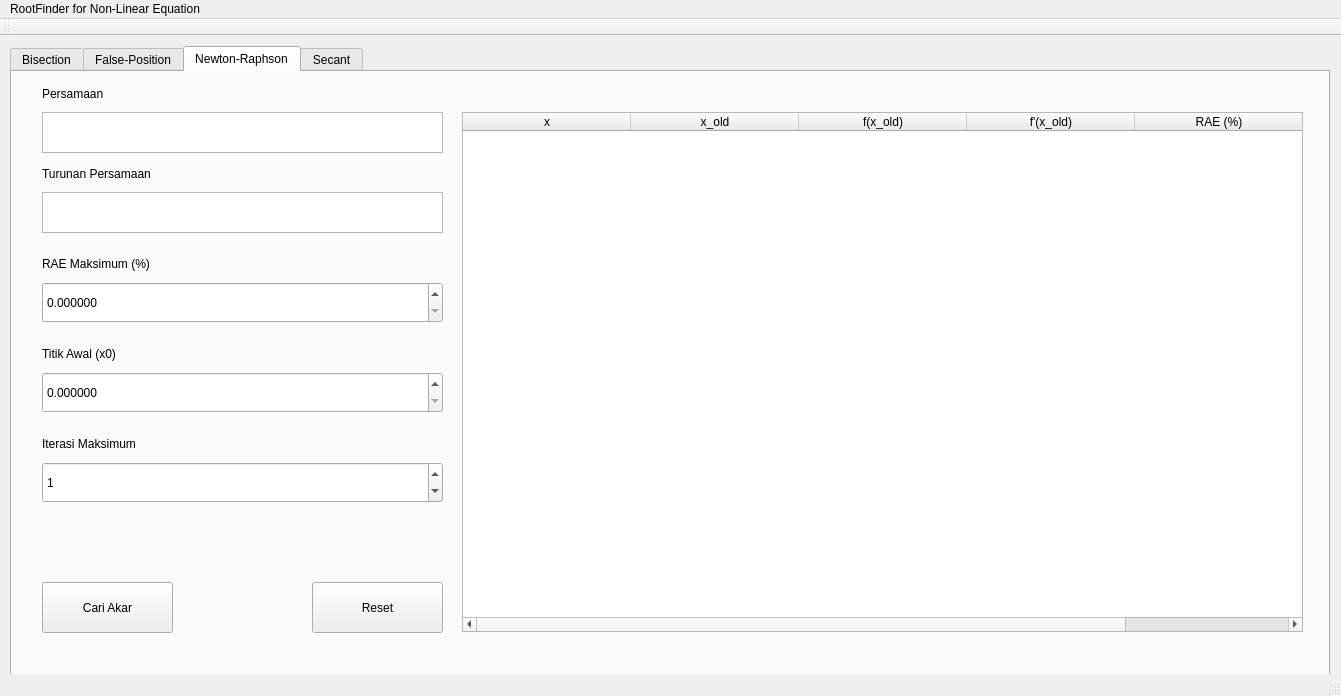
<?xml version="1.0" encoding="UTF-8"?>
<ui version="4.0">
 <class>MainWindow</class>
 <widget class="QMainWindow" name="MainWindow">
  <property name="geometry">
   <rect>
    <x>0</x>
    <y>0</y>
    <width>1341</width>
    <height>696</height>
   </rect>
  </property>
  <property name="windowTitle">
   <string>RootFinder for Non-Linear Equation</string>
  </property>
  <widget class="QWidget" name="centralWidget">
   <widget class="QTabWidget" name="tabWidget">
    <property name="geometry">
     <rect>
      <x>10</x>
      <y>10</y>
      <width>1320</width>
      <height>631</height>
     </rect>
    </property>
    <property name="currentIndex">
     <number>2</number>
    </property>
    <widget class="QWidget" name="Bisection">
     <attribute name="title">
      <string>Bisection</string>
     </attribute>
     <widget class="QTextEdit" name="textEdit">
      <property name="geometry">
       <rect>
        <x>10</x>
        <y>40</y>
        <width>231</width>
        <height>41</height>
       </rect>
      </property>
     </widget>
     <widget class="QTextEdit" name="textEdit_2">
      <property name="geometry">
       <rect>
        <x>10</x>
        <y>130</y>
        <width>230</width>
        <height>41</height>
       </rect>
      </property>
     </widget>
     <widget class="QTextEdit" name="textEdit_3">
      <property name="geometry">
       <rect>
        <x>10</x>
        <y>220</y>
        <width>231</width>
        <height>41</height>
       </rect>
      </property>
     </widget>
     <widget class="QTextEdit" name="textEdit_4">
      <property name="geometry">
       <rect>
        <x>10</x>
        <y>310</y>
        <width>231</width>
        <height>41</height>
       </rect>
      </property>
     </widget>
    </widget>
    <widget class="QWidget" name="FalsePosition">
     <attribute name="title">
      <string>False-Position</string>
     </attribute>
     <widget class="Line" name="line">
      <property name="geometry">
       <rect>
        <x>570</x>
        <y>370</y>
        <width>118</width>
        <height>3</height>
       </rect>
      </property>
      <property name="orientation">
       <enum>Qt::Horizontal</enum>
      </property>
     </widget>
    </widget>
    <widget class="QWidget" name="NewtonRaphson">
     <attribute name="title">
      <string>Newton-Raphson</string>
     </attribute>
     <widget class="QTextEdit" name="persNewton">
      <property name="geometry">
       <rect>
        <x>30</x>
        <y>40</y>
        <width>401</width>
        <height>41</height>
       </rect>
      </property>
     </widget>
     <widget class="QTextEdit" name="deriveNewton">
      <property name="geometry">
       <rect>
        <x>30</x>
        <y>120</y>
        <width>401</width>
        <height>41</height>
       </rect>
      </property>
     </widget>
     <widget class="QLabel" name="persamaanNewton">
      <property name="geometry">
       <rect>
        <x>30</x>
        <y>10</y>
        <width>151</width>
        <height>24</height>
       </rect>
      </property>
      <property name="text">
       <string>Persamaan</string>
      </property>
     </widget>
     <widget class="QLabel" name="turunanPersamaanNewton">
      <property name="geometry">
       <rect>
        <x>30</x>
        <y>90</y>
        <width>221</width>
        <height>24</height>
       </rect>
      </property>
      <property name="text">
       <string>Turunan Persamaan</string>
      </property>
     </widget>
     <widget class="QLabel" name="raeMaksimumNewton">
      <property name="geometry">
       <rect>
        <x>30</x>
        <y>180</y>
        <width>201</width>
        <height>24</height>
       </rect>
      </property>
      <property name="text">
       <string>RAE Maksimum (%)</string>
      </property>
     </widget>
     <widget class="QLabel" name="titikAwalx0Newton">
      <property name="geometry">
       <rect>
        <x>30</x>
        <y>270</y>
        <width>151</width>
        <height>24</height>
       </rect>
      </property>
      <property name="text">
       <string>Titik Awal (x0)</string>
      </property>
     </widget>
     <widget class="QLabel" name="iterasiMaksimumNewton">
      <property name="geometry">
       <rect>
        <x>30</x>
        <y>360</y>
        <width>201</width>
        <height>24</height>
       </rect>
      </property>
      <property name="text">
       <string>Iterasi Maksimum</string>
      </property>
     </widget>
     <widget class="QPushButton" name="cariNewton">
      <property name="geometry">
       <rect>
        <x>30</x>
        <y>510</y>
        <width>131</width>
        <height>51</height>
       </rect>
      </property>
      <property name="text">
       <string>Cari Akar</string>
      </property>
     </widget>
     <widget class="QPushButton" name="resetNewton">
      <property name="geometry">
       <rect>
        <x>300</x>
        <y>510</y>
        <width>131</width>
        <height>51</height>
       </rect>
      </property>
      <property name="text">
       <string>Reset</string>
      </property>
     </widget>
     <widget class="QDoubleSpinBox" name="raeNewton">
      <property name="geometry">
       <rect>
        <x>30</x>
        <y>210</y>
        <width>401</width>
        <height>41</height>
       </rect>
      </property>
      <property name="decimals">
       <number>6</number>
      </property>
      <property name="minimum">
       <double>0.000000000000000</double>
      </property>
      <property name="maximum">
       <double>100.000000000000000</double>
      </property>
     </widget>
     <widget class="QDoubleSpinBox" name="x0Newton">
      <property name="geometry">
       <rect>
        <x>30</x>
        <y>300</y>
        <width>401</width>
        <height>41</height>
       </rect>
      </property>
      <property name="decimals">
       <number>6</number>
      </property>
      <property name="maximum">
       <double>100.000000000000000</double>
      </property>
      <property name="singleStep">
       <double>1.000000000000000</double>
      </property>
     </widget>
     <widget class="QSpinBox" name="iterasiNewton">
      <property name="geometry">
       <rect>
        <x>30</x>
        <y>390</y>
        <width>401</width>
        <height>41</height>
       </rect>
      </property>
      <property name="maximum">
       <number>1000000</number>
      </property>
      <property name="value">
       <number>1</number>
      </property>
     </widget>
     <widget class="QTableWidget" name="tableNewton">
      <property name="geometry">
       <rect>
        <x>450</x>
        <y>40</y>
        <width>841</width>
        <height>520</height>
       </rect>
      </property>
      <attribute name="horizontalHeaderCascadingSectionResizes">
       <bool>false</bool>
      </attribute>
      <attribute name="horizontalHeaderDefaultSectionSize">
       <number>168</number>
      </attribute>
      <column>
       <property name="text">
        <string>x</string>
       </property>
      </column>
      <column>
       <property name="text">
        <string>x_old</string>
       </property>
      </column>
      <column>
       <property name="text">
        <string>f(x_old)</string>
       </property>
      </column>
      <column>
       <property name="text">
        <string>f'(x_old)</string>
       </property>
      </column>
      <column>
       <property name="text">
        <string>RAE (%)</string>
       </property>
      </column>
     </widget>
    </widget>
    <widget class="QWidget" name="Secant">
     <attribute name="title">
      <string>Secant</string>
     </attribute>
     <widget class="QTextEdit" name="persSecant">
      <property name="geometry">
       <rect>
        <x>30</x>
        <y>40</y>
        <width>401</width>
        <height>41</height>
       </rect>
      </property>
     </widget>
     <widget class="QLabel" name="persamaanSecant">
      <property name="geometry">
       <rect>
        <x>30</x>
        <y>10</y>
        <width>151</width>
        <height>24</height>
       </rect>
      </property>
      <property name="text">
       <string>Persamaan</string>
      </property>
     </widget>
     <widget class="QDoubleSpinBox" name="x0Secant">
      <property name="geometry">
       <rect>
        <x>30</x>
        <y>210</y>
        <width>401</width>
        <height>41</height>
       </rect>
      </property>
      <property name="decimals">
       <number>6</number>
      </property>
      <property name="maximum">
       <double>100.000000000000000</double>
      </property>
      <property name="singleStep">
       <double>1.000000000000000</double>
      </property>
     </widget>
     <widget class="QLabel" name="iterasiMaksimumSecant">
      <property name="geometry">
       <rect>
        <x>30</x>
        <y>360</y>
        <width>201</width>
        <height>24</height>
       </rect>
      </property>
      <property name="text">
       <string>Iterasi Maksimum</string>
      </property>
     </widget>
     <widget class="QPushButton" name="resetSecant">
      <property name="geometry">
       <rect>
        <x>300</x>
        <y>510</y>
        <width>131</width>
        <height>51</height>
       </rect>
      </property>
      <property name="text">
       <string>Reset</string>
      </property>
     </widget>
     <widget class="QDoubleSpinBox" name="raeSecant">
      <property name="geometry">
       <rect>
        <x>30</x>
        <y>120</y>
        <width>401</width>
        <height>41</height>
       </rect>
      </property>
      <property name="decimals">
       <number>6</number>
      </property>
      <property name="maximum">
       <double>100.000000000000000</double>
      </property>
     </widget>
     <widget class="QLabel" name="raeMaksimumSecant">
      <property name="geometry">
       <rect>
        <x>30</x>
        <y>90</y>
        <width>201</width>
        <height>24</height>
       </rect>
      </property>
      <property name="text">
       <string>RAE Maksimum (%)</string>
      </property>
     </widget>
     <widget class="QSpinBox" name="iterasiSecant">
      <property name="geometry">
       <rect>
        <x>30</x>
        <y>390</y>
        <width>401</width>
        <height>41</height>
       </rect>
      </property>
      <property name="maximum">
       <number>1000000</number>
      </property>
      <property name="value">
       <number>1</number>
      </property>
     </widget>
     <widget class="QLabel" name="titikAwalx0Secant">
      <property name="geometry">
       <rect>
        <x>30</x>
        <y>180</y>
        <width>151</width>
        <height>24</height>
       </rect>
      </property>
      <property name="text">
       <string>Titik Awal (x0)</string>
      </property>
     </widget>
     <widget class="QPushButton" name="cariSecant">
      <property name="geometry">
       <rect>
        <x>30</x>
        <y>510</y>
        <width>131</width>
        <height>51</height>
       </rect>
      </property>
      <property name="text">
       <string>Cari Akar</string>
      </property>
     </widget>
     <widget class="QLabel" name="titikAwalx1Secant">
      <property name="geometry">
       <rect>
        <x>30</x>
        <y>270</y>
        <width>211</width>
        <height>24</height>
       </rect>
      </property>
      <property name="text">
       <string>Titik Awal lain (x1)</string>
      </property>
     </widget>
     <widget class="QDoubleSpinBox" name="x1Secant">
      <property name="geometry">
       <rect>
        <x>30</x>
        <y>300</y>
        <width>401</width>
        <height>41</height>
       </rect>
      </property>
      <property name="decimals">
       <number>6</number>
      </property>
      <property name="maximum">
       <double>100.000000000000000</double>
      </property>
      <property name="singleStep">
       <double>1.000000000000000</double>
      </property>
     </widget>
     <widget class="QTableWidget" name="tableSecant">
      <property name="geometry">
       <rect>
        <x>450</x>
        <y>40</y>
        <width>841</width>
        <height>520</height>
       </rect>
      </property>
      <attribute name="horizontalHeaderDefaultSectionSize">
       <number>140</number>
      </attribute>
      <column>
       <property name="text">
        <string>x</string>
       </property>
      </column>
      <column>
       <property name="text">
        <string>x_old_1</string>
       </property>
      </column>
      <column>
       <property name="text">
        <string>x_old_2</string>
       </property>
      </column>
      <column>
       <property name="text">
        <string>f(x_old_1)</string>
       </property>
      </column>
      <column>
       <property name="text">
        <string>f(x_old_2)</string>
       </property>
      </column>
      <column>
       <property name="text">
        <string>RAE (%)</string>
       </property>
      </column>
     </widget>
    </widget>
   </widget>
  </widget>
  <widget class="QMenuBar" name="menuBar">
   <property name="geometry">
    <rect>
     <x>0</x>
     <y>0</y>
     <width>1341</width>
     <height>29</height>
    </rect>
   </property>
   <widget class="QMenu" name="menuRootFinder_for_Non_Linear_Equation">
    <property name="title">
     <string>RootFinder for Non-Linear Equation</string>
    </property>
   </widget>
   <addaction name="menuRootFinder_for_Non_Linear_Equation"/>
  </widget>
  <widget class="QToolBar" name="mainToolBar">
   <attribute name="toolBarArea">
    <enum>TopToolBarArea</enum>
   </attribute>
   <attribute name="toolBarBreak">
    <bool>false</bool>
   </attribute>
  </widget>
  <widget class="QStatusBar" name="statusBar"/>
 </widget>
 <layoutdefault spacing="6" margin="11"/>
 <resources/>
 <connections>
  <connection>
   <sender>resetNewton</sender>
   <signal>clicked()</signal>
   <receiver>iterasiNewton</receiver>
   <slot>clear()</slot>
   <hints>
    <hint type="sourcelabel">
     <x>420</x>
     <y>642</y>
    </hint>
    <hint type="destinationlabel">
     <x>351</x>
     <y>519</y>
    </hint>
   </hints>
  </connection>
  <connection>
   <sender>resetNewton</sender>
   <signal>clicked()</signal>
   <receiver>x0Newton</receiver>
   <slot>clear()</slot>
   <hints>
    <hint type="sourcelabel">
     <x>401</x>
     <y>623</y>
    </hint>
    <hint type="destinationlabel">
     <x>326</x>
     <y>427</y>
    </hint>
   </hints>
  </connection>
  <connection>
   <sender>resetNewton</sender>
   <signal>clicked()</signal>
   <receiver>raeNewton</receiver>
   <slot>clear()</slot>
   <hints>
    <hint type="sourcelabel">
     <x>413</x>
     <y>628</y>
    </hint>
    <hint type="destinationlabel">
     <x>376</x>
     <y>350</y>
    </hint>
   </hints>
  </connection>
  <connection>
   <sender>resetNewton</sender>
   <signal>clicked()</signal>
   <receiver>deriveNewton</receiver>
   <slot>clear()</slot>
   <hints>
    <hint type="sourcelabel">
     <x>418</x>
     <y>630</y>
    </hint>
    <hint type="destinationlabel">
     <x>277</x>
     <y>260</y>
    </hint>
   </hints>
  </connection>
  <connection>
   <sender>resetNewton</sender>
   <signal>clicked()</signal>
   <receiver>persNewton</receiver>
   <slot>clear()</slot>
   <hints>
    <hint type="sourcelabel">
     <x>426</x>
     <y>629</y>
    </hint>
    <hint type="destinationlabel">
     <x>329</x>
     <y>174</y>
    </hint>
   </hints>
  </connection>
  <connection>
   <sender>resetSecant</sender>
   <signal>clicked()</signal>
   <receiver>iterasiSecant</receiver>
   <slot>clear()</slot>
   <hints>
    <hint type="sourcelabel">
     <x>397</x>
     <y>635</y>
    </hint>
    <hint type="destinationlabel">
     <x>369</x>
     <y>530</y>
    </hint>
   </hints>
  </connection>
  <connection>
   <sender>resetSecant</sender>
   <signal>clicked()</signal>
   <receiver>x1Secant</receiver>
   <slot>clear()</slot>
   <hints>
    <hint type="sourcelabel">
     <x>424</x>
     <y>637</y>
    </hint>
    <hint type="destinationlabel">
     <x>388</x>
     <y>440</y>
    </hint>
   </hints>
  </connection>
  <connection>
   <sender>resetSecant</sender>
   <signal>clicked()</signal>
   <receiver>x0Secant</receiver>
   <slot>clear()</slot>
   <hints>
    <hint type="sourcelabel">
     <x>411</x>
     <y>639</y>
    </hint>
    <hint type="destinationlabel">
     <x>365</x>
     <y>350</y>
    </hint>
   </hints>
  </connection>
  <connection>
   <sender>resetSecant</sender>
   <signal>clicked()</signal>
   <receiver>raeSecant</receiver>
   <slot>clear()</slot>
   <hints>
    <hint type="sourcelabel">
     <x>426</x>
     <y>642</y>
    </hint>
    <hint type="destinationlabel">
     <x>259</x>
     <y>260</y>
    </hint>
   </hints>
  </connection>
  <connection>
   <sender>resetSecant</sender>
   <signal>clicked()</signal>
   <receiver>persSecant</receiver>
   <slot>clear()</slot>
   <hints>
    <hint type="sourcelabel">
     <x>423</x>
     <y>623</y>
    </hint>
    <hint type="destinationlabel">
     <x>181</x>
     <y>159</y>
    </hint>
   </hints>
  </connection>
 </connections>
</ui>
